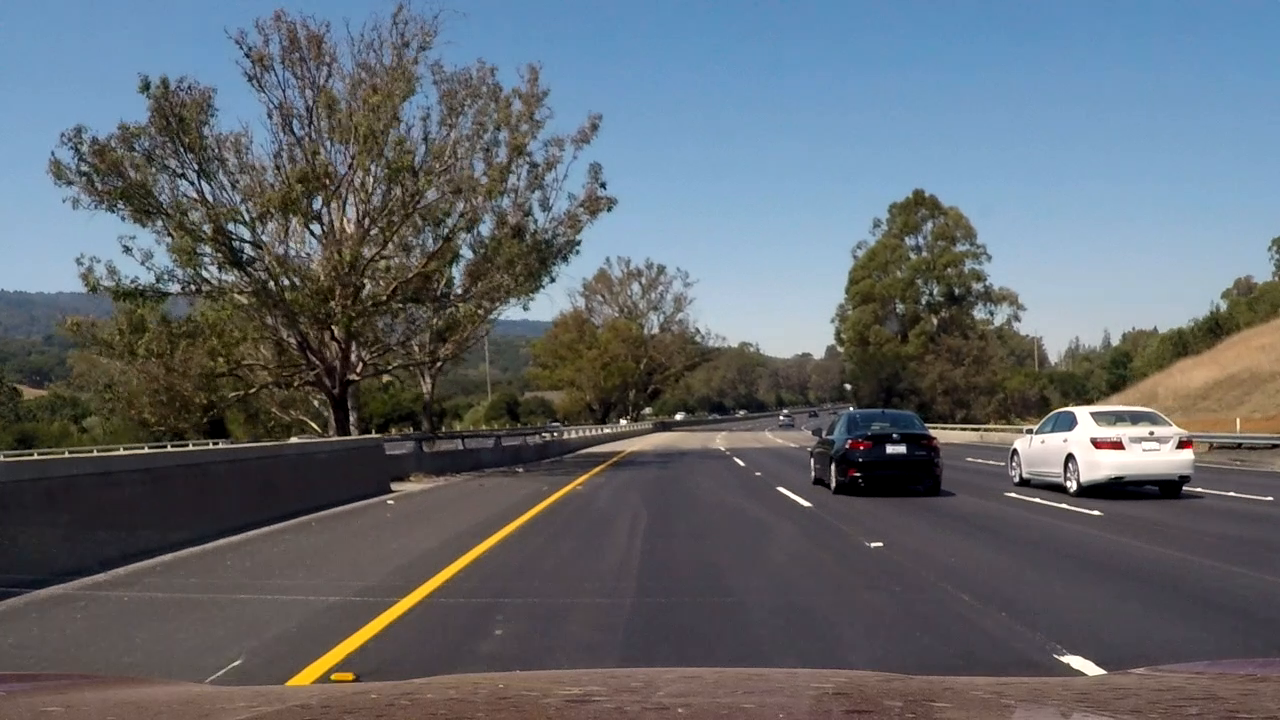
#> input picture frame 3 of data/samples/road.mp4, 1280 x 720 px, given in place of aot2.mp4, which was not available
$ python video_combine.py
#> lines starting #> are read from the running program, lines starting #| are printed output that depends on the picture
# -*- coding: utf-8 -*-
"""
Created on Mon Jul  6 20:20:58 2020

@author: Nikki
"""
import cv2
import sys
import numpy as np

#combines 2 videos into 1
OUTPUT_VID = './data/vid_output/aot_combo.avi'
video_path1 = './data/vid_output/aot1.mp4'
video_path2 = './data/vid_output/aot2.mp4'

#open videos
print("Video from: ", video_path1, ", ", video_path2)
vid2 = cv2.VideoCapture(video_path1)
vid1 = cv2.VideoCapture(video_path2)

#start writing
fps1 = vid1.get(5)
wdt1 = int(vid1.get(3))
hgt1 = int(vid1.get(4))

fps2 = vid2.get(5)
wdt2 = int(vid2.get(3))
hgt2 = int(vid2.get(4))

bar_wdt = 30

if fps1 == fps2:
    print('matched')
    print(fps1)

wdt = (wdt1 + wdt2)# + bar_wdt

if hgt1 > hgt2:
    hgt = hgt1
else:
    hgt = hgt2

fourcc = cv2.VideoWriter_fourcc(*'MJPG')
out_vid = cv2.VideoWriter(OUTPUT_VID, fourcc, fps1, (wdt, hgt))

try:
#start reading
    while True:
        return_value1, frame1 = vid1.read()
#> frame1 is the input picture: shape (720, 1280, 3); mean B, G, R 109.8, 103.2, 97.2
        return_value2, frame2 = vid2.read()
        # frame1 = cv2.resize(wdt1,hgt1)
        # frame2 = cv2.resize(wdt1, hgt1)
        #could cv2.resize
        if return_value1 and return_value2:
            # [4 lines of commented-out code are left out]
            result = np.concatenate((frame1,frame2), axis = 1)#column,frame2), axis = 1)
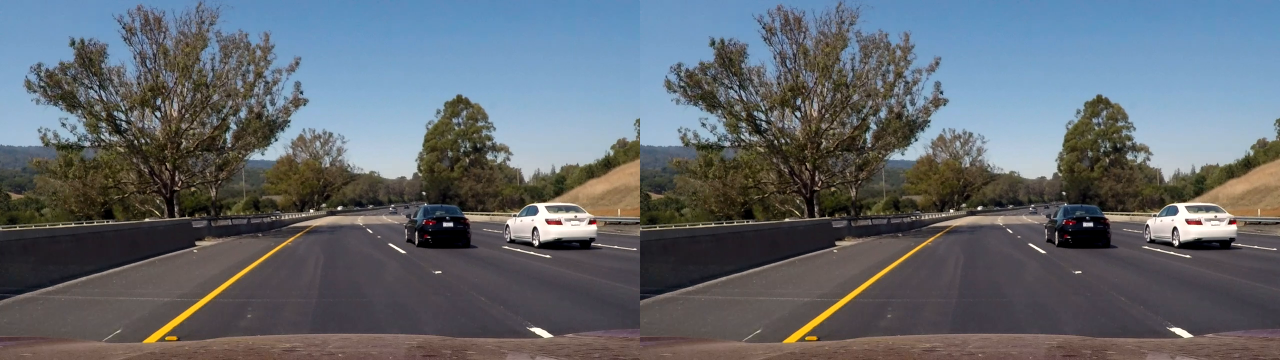
#> result: shape (720, 2560, 3) (shown at 1/2 size); mean B, G, R 109.8, 103.2, 97.2
            # result.resize(wdt1 *2, hgt1)
            #result = cv2.cvtColor(result, cv2.COLOR_RGB2BGR)

            cv2.namedWindow("result", cv2.WINDOW_NORMAL)
            cv2.imshow("result", result)
            out_vid.write(result)
        else:
            cv2.destroyWindow('result')
            print('Video has ended')
            break

        if cv2.waitKey(1) & 0xFF == ord('q'): break
#> (key q is pressed here)


        #end video, close viewer, stop writing to file
    vid1.release()
    vid2.release()
    try:
        out_vid.release()
    except:
        pass
    cv2.destroyAllWindows()

except:
    print("Unexpected error:", sys.exc_info()[0])
    vid1.release()
    vid2.release()
    try:
        out_vid.release()
    except:
        pass
    cv2.destroyAllWindows()

$ run again, starting later in the video
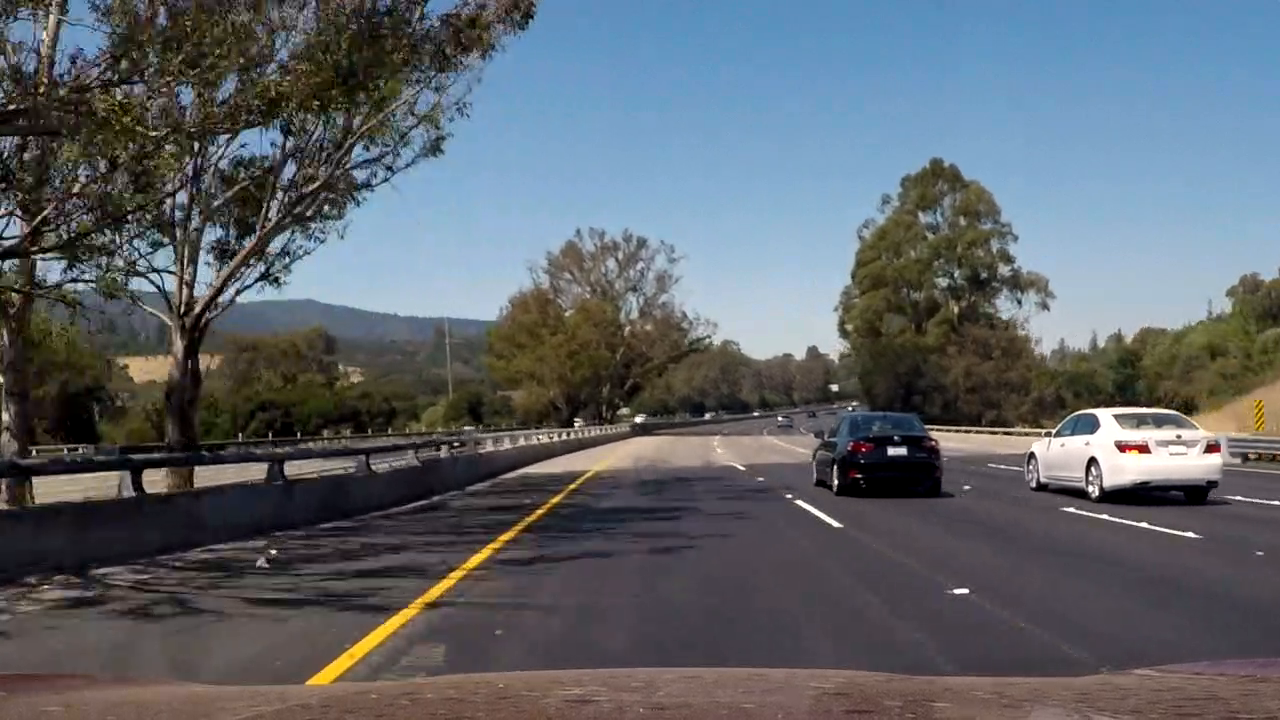
#> input picture frame 17 of data/samples/road.mp4, 1280 x 720 px, given in place of aot2.mp4, which was not available
#> frame1 is the input picture: shape (720, 1280, 3); mean B, G, R 105.5, 99.4, 93.8
#> `result = np.concatenate((frame1,frame2), axis = 1)#column,frame2), axi..`:
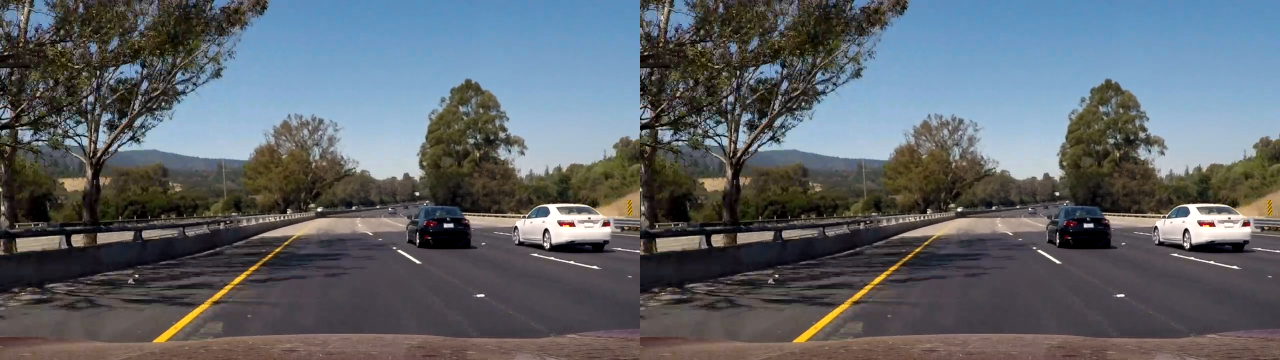
#> result: shape (720, 2560, 3) (shown at 1/2 size); mean B, G, R 105.5, 99.4, 93.8

$ run again, starting later in the video
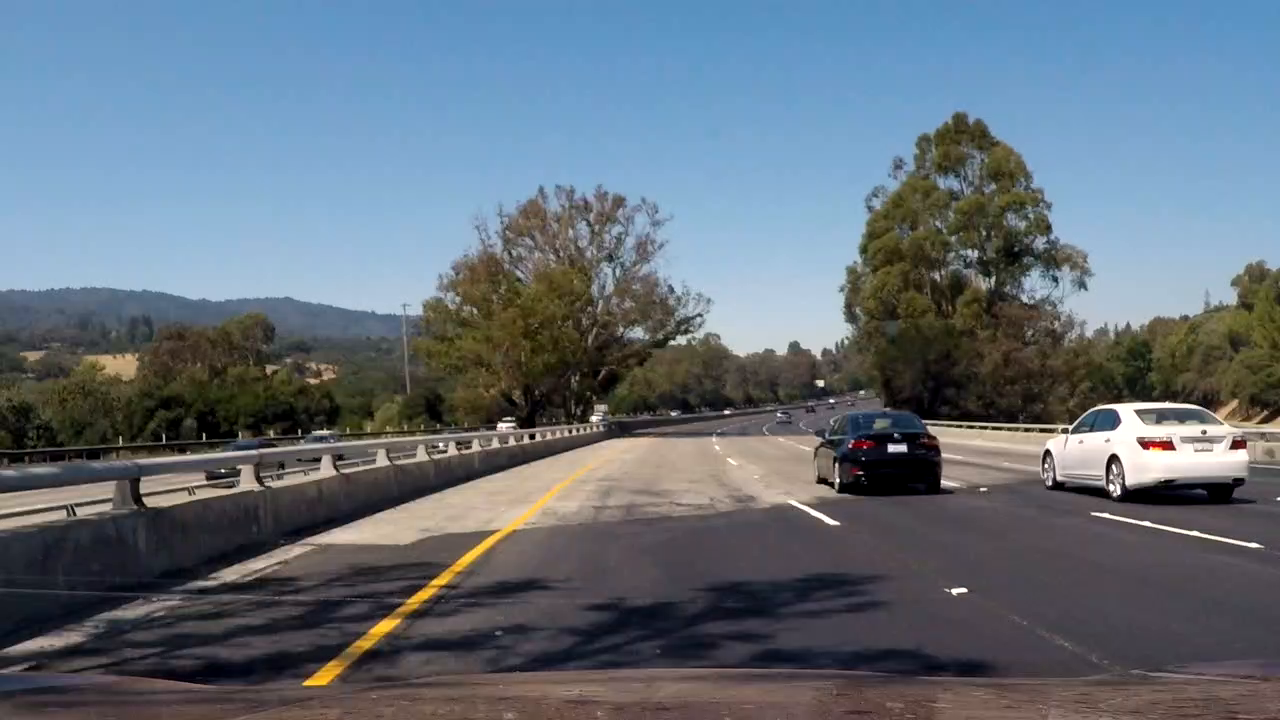
#> input picture frame 30 of data/samples/road.mp4, 1280 x 720 px, given in place of aot2.mp4, which was not available
#> frame1 is the input picture: shape (720, 1280, 3); mean B, G, R 122.1, 111, 99.5
#> `result = np.concatenate((frame1,frame2), axis = 1)#column,frame2), axi..`:
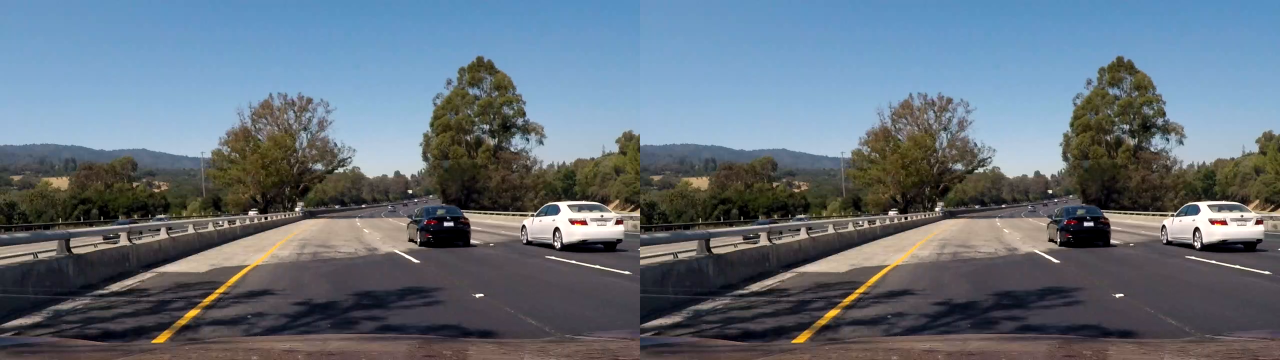
#> result: shape (720, 2560, 3) (shown at 1/2 size); mean B, G, R 122.1, 111, 99.5
